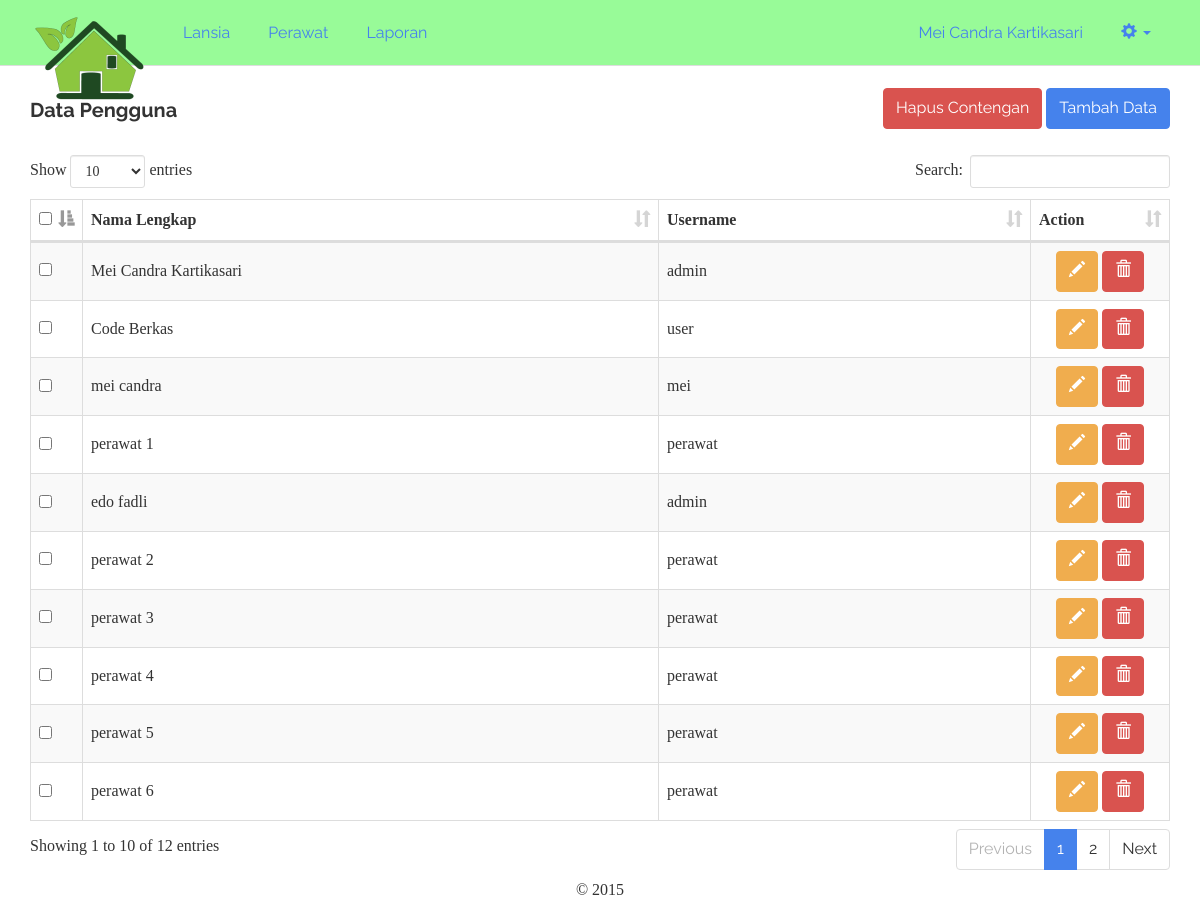
The app's page /user.php (signed in) with its own data.
### tables this page shows
CREATE TABLE `wp_pengguna` (
  `id_pengguna` int(11) NOT NULL,
  `nama_lengkap` varchar(255) NOT NULL,
  `username` varchar(100) NOT NULL,
  `password` varchar(100) NOT NULL
);

### includes/user.inc.php (called while the page is built, shortened)
<?php
class User{
	private $conn;
	private $table_name = "wp_pengguna";
	public function __construct($db){
		$this->conn = $db;
	}
	function readAll(){
		$query = "SELECT * FROM ".$this->table_name." ORDER BY id_pengguna ASC";
		$stmt = $this->conn->prepare( $query );
		$stmt->execute();
		return $stmt;
	}
	function countAll(){
		$query = "SELECT * FROM ".$this->table_name." ORDER BY id_pengguna ASC";
		$stmt = $this->conn->prepare( $query );
		$stmt->execute();
		return $stmt->rowCount();
	}
}
?>

### user.php (the view, shortened to what this page needs)
<?php
include "header.php";
include_once 'includes/user.inc.php';
$pro = new User($db);
$stmt = $pro->readAll();
            ?>
<form method="post">
    <div class="row">
        <div class="col-md-6 text-left">
            <h4>Data Pengguna</h4>
        </div>
        <div class="col-md-6 text-right">
            <button type="submit" name="hapus-contengan" class="btn btn-danger">Hapus Contengan</button>
            <button type="button" onclick="location.href='user-baru.php'" class="btn btn-primary">Tambah Data</button>
        </div>
    </div>
    <br/>
    <table width="100%" class="table table-striped table-bordered" id="tabeldata">
        <thead>
            <tr>
                <th width="10px"><input type="checkbox" name="select-all" id="select-all" /></th>
                <th>Nama Lengkap</th>
                <th>Username</th>
                <th width="100px">Action</th>
            </tr>
        </thead>
        <tbody>
    <?php
    while ($row = $stmt->fetch(PDO::FETCH_ASSOC)){
    ?>
            <tr>
                <td style="vertical-align:middle;"><input type="checkbox" value="<?php echo $row['id_pengguna'] ?>" name="checkbox[]" /></td>
    	    <td style="vertical-align:middle;"><?php echo $row['nama_lengkap'] ?></td>
    	    <td style="vertical-align:middle;"><?php echo $row['username'] ?></td>
            <td class="text-center" style="vertical-align:middle;">
    		  <a href="user-ubah.php?id=<?php echo $row['id_pengguna'] ?>" class="btn btn-warning"><span class="glyphicon glyphicon-pencil" aria-hidden="true"></span></a>
    		  <a href="user-hapus.php?id=<?php echo $row['id_pengguna'] ?>" onclick="return confirm('Yakin ingin menghapus data')" class="btn btn-danger"><span class="glyphicon glyphicon-trash" aria-hidden="true"></span></a>
    	    </td>
            </tr>
    <?php
    }
    ?>
        </tbody>
    </table>
    </form>
<?php include "footer.php"; ?>

### records on screen
wp_pengguna: nama_lengkap "Mei Candra Kartikasari", username "admin"
wp_pengguna: nama_lengkap "Code Berkas", username "user"
wp_pengguna: nama_lengkap "mei candra", username "mei"
wp_pengguna: nama_lengkap "perawat 1", username "perawat"
wp_pengguna: nama_lengkap "edo fadli", username "admin"
wp_pengguna: nama_lengkap "perawat 2", username "perawat"
wp_pengguna: nama_lengkap "perawat 3", username "perawat"
wp_pengguna: nama_lengkap "perawat 4", username "perawat"
wp_pengguna: nama_lengkap "perawat 5", username "perawat"
wp_pengguna: nama_lengkap "perawat 6", username "perawat"

### other values on screen
$_SESSION['nama_lengkap'] "Mei Candra Kartikasari"
